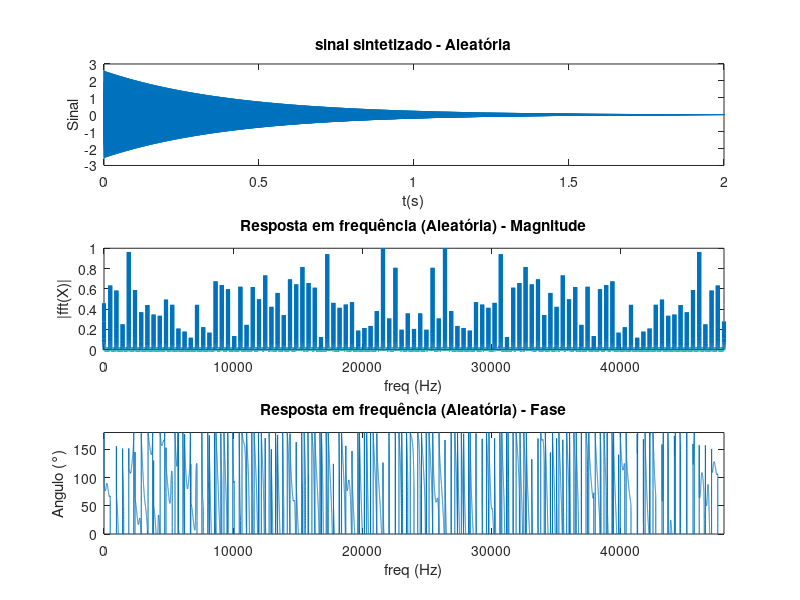

Recreate this plot in MATLAB.
clc; close all;clear all;

x = randn(1,100);
alpha = 0.995;
Fs = 48000;

for i = 100:100:(Fs*2-100)
    for j = 0:99
        x(i + j) = alpha^(i/100) * x(j+1);
    end
end

fourier = fft(x);

figure;
subplot(3,1,1);
plot(linspace(0,2,length(x)),x);
title("sinal sintetizado - Aleatória")
xlabel("t(s)")
ylabel("Sinal")


subplot(3,1,2);
plot(Fs/(length(x)+1)*(0:length(x)-1), abs(fourier)/max(abs(fourier)),"LineWidth",3)
title("Resposta em frequência (Aleatória) - Magnitude")
xlabel("freq (Hz)")
ylabel("|fft(X)|")
axis([0 Fs 0 1]);

subplot(3,1,3);
plot(Fs/(length(x)+1)*(0:length(x)-1), angle(fourier)*180/pi);
title("Resposta em frequência (Aleatória) - Fase")
xlabel("freq (Hz)")
ylabel("Angulo (°)")
axis([0 Fs 0 max(angle(fourier)*180/pi)]);